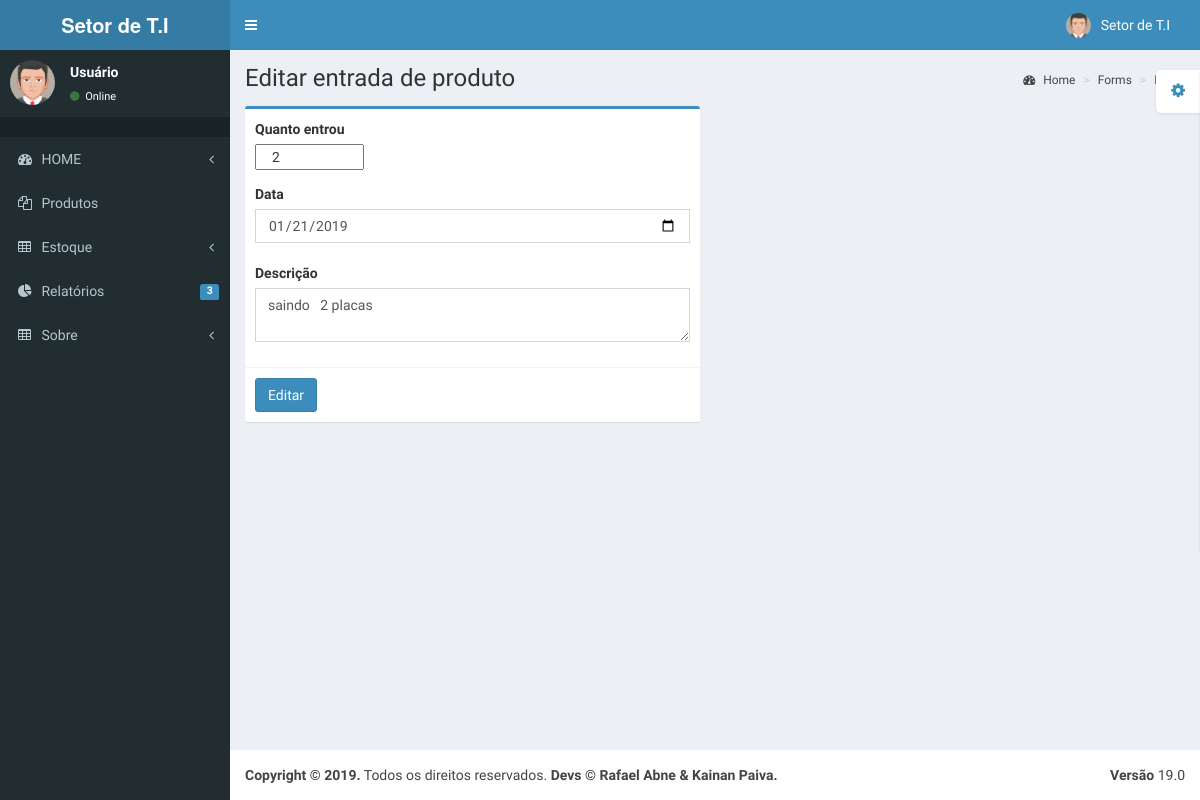
/pages/relatorio/editar_entrada.php?id=2 (signed in), run on the app's committed database.
### tables this page shows
CREATE TABLE `entrada` (
  `id` int(11) NOT NULL,
  `produto` varchar(50) NOT NULL,
  `categoria` varchar(30) NOT NULL,
  `descricao` varchar(100) DEFAULT NULL,
  `quantidade` int(11) NOT NULL,
  `data_entrada` date NOT NULL,
  `hora_entrada` time NOT NULL
);

### pages/relatorio/editar_entrada.php (the view, shortened to what this page needs)
<?php
require "../cabecalho/aside.php";
require "../config.php";
$id = $_GET['id'];
$sql = "SELECT * FROM entrada WHERE id = ? ";
$declaracaoSql = $conexao->prepare($sql);
$declaracaoSql->bindParam(1,$id);
$declaracaoSql->execute();
$dados = $declaracaoSql->fetch();
?>
      <div class="content-wrapper">
        <section class="content-header">
          <h1>
            Editar entrada de produto
          </h1>
          <ol class="breadcrumb">
            <li><a href="#"><i class="fa fa-dashboard"></i> Home</a></li>
            <li><a href="#">Forms</a></li>
            <li class="active">Editar</li>
          </ol>
        </section>
        <section class="content">
          <div class="row">
            <div class="col-md-6">
              <div class="box box-primary">
                <form role="form" method="POST" action="salvar_entrada.php">
                <div class="box-body">
                    <div class="form-group">
                       <label for="entrada">Quanto entrou</label><br>
                       <input type="number" name="quantidade" class="col-xs-3" value="<?php echo $dados['quantidade'];?>"><br><br>
                       <label for="data">Data</label><br>
                       <input type="date" name="data" class="form-control" value ="<?php echo $dados['data_entrada'];?>"><br>
                       <label>Descrição</label>
                      <textarea class="form-control" name="descricao"><?php echo $dados['descricao'];?>
                      </textarea>
                    </div>
                  </div>
                  <div class="box-footer">
                    <button type="submit" class="btn btn-primary">Editar</button>
                  </div>
                </form>
              </div>
            </div>
          </div>
        </section>
      </div>
     <?php
      require "../cabecalho/footer.php";
      ?>

### data on the page
entrada: quantidade "2", data "01/21/2019", descricao "saindo 2 placas"

### other printed values
relatorio() "3"
